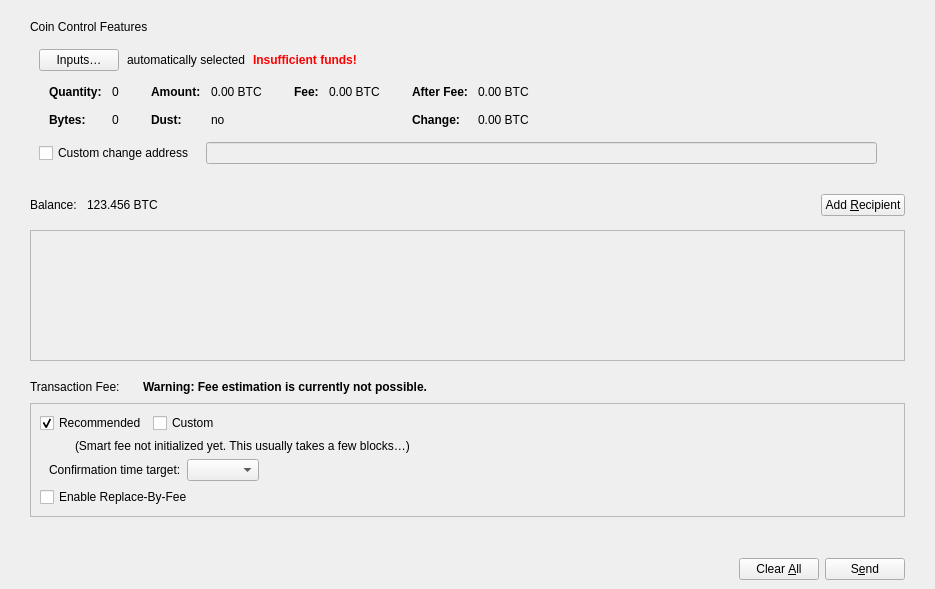
<?xml version="1.0" encoding="UTF-8"?>
<ui version="4.0">
 <class>SendCoinsDialog</class>
 <widget class="QDialog" name="SendCoinsDialog">
  <property name="geometry">
   <rect>
    <x>0</x>
    <y>0</y>
    <width>935</width>
    <height>589</height>
   </rect>
  </property>
  <property name="windowTitle">
   <string>Send Coins</string>
  </property>
  <layout class="QVBoxLayout" name="verticalLayout_6">
   <property name="leftMargin">
    <number>0</number>
   </property>
   <property name="rightMargin">
    <number>0</number>
   </property>
   <property name="bottomMargin">
    <number>0</number>
   </property>
   <item>
    <layout class="QVBoxLayout" name="verticalLayout_11">
     <property name="leftMargin">
      <number>30</number>
     </property>
     <property name="topMargin">
      <number>9</number>
     </property>
     <property name="rightMargin">
      <number>30</number>
     </property>
     <item>
      <widget class="QWidget" name="coinControlWidget" native="true">
       <layout class="QVBoxLayout" name="verticalLayout_9">
        <property name="leftMargin">
         <number>0</number>
        </property>
        <property name="topMargin">
         <number>0</number>
        </property>
        <property name="rightMargin">
         <number>0</number>
        </property>
        <property name="bottomMargin">
         <number>0</number>
        </property>
        <item>
         <widget class="QLabel" name="label_2">
          <property name="text">
           <string>Coin Control Features</string>
          </property>
         </widget>
        </item>
        <item>
         <widget class="QWidget" name="coinControlContentsWidget" native="true">
          <layout class="QVBoxLayout" name="verticalLayout_8">
           <property name="bottomMargin">
            <number>6</number>
           </property>
           <item>
            <layout class="QVBoxLayout" name="verticalLayoutCoinControl" stretch="0,0,0,1">
             <property name="spacing">
              <number>0</number>
             </property>
             <item>
              <layout class="QHBoxLayout" name="horizontalLayoutCoinControl2" stretch="0,0,0,0">
               <property name="spacing">
                <number>8</number>
               </property>
               <property name="bottomMargin">
                <number>10</number>
               </property>
               <item>
                <widget class="QPushButton" name="pushButtonCoinControl">
                 <property name="styleSheet">
                  <string notr="true"/>
                 </property>
                 <property name="text">
                  <string>Inputs…</string>
                 </property>
                 <property name="autoDefault">
                  <bool>false</bool>
                 </property>
                </widget>
               </item>
               <item>
                <widget class="QLabel" name="labelCoinControlAutomaticallySelected">
                 <property name="text">
                  <string>automatically selected</string>
                 </property>
                 <property name="margin">
                  <number>5</number>
                 </property>
                </widget>
               </item>
               <item>
                <widget class="QLabel" name="labelCoinControlInsuffFunds">
                 <property name="font">
                  <font>
                   <weight>75</weight>
                   <bold>true</bold>
                  </font>
                 </property>
                 <property name="styleSheet">
                  <string notr="true">color:red;font-weight:bold;</string>
                 </property>
                 <property name="text">
                  <string>Insufficient funds!</string>
                 </property>
                 <property name="margin">
                  <number>5</number>
                 </property>
                </widget>
               </item>
               <item>
                <spacer name="horizontalSpacerCoinControl">
                 <property name="orientation">
                  <enum>Qt::Horizontal</enum>
                 </property>
                 <property name="sizeHint" stdset="0">
                  <size>
                   <width>40</width>
                   <height>1</height>
                  </size>
                 </property>
                </spacer>
               </item>
              </layout>
             </item>
             <item>
              <widget class="QWidget" name="widgetCoinControl" native="true">
               <property name="sizePolicy">
                <sizepolicy hsizetype="Preferred" vsizetype="Preferred">
                 <horstretch>0</horstretch>
                 <verstretch>0</verstretch>
                </sizepolicy>
               </property>
               <property name="minimumSize">
                <size>
                 <width>0</width>
                 <height>0</height>
                </size>
               </property>
               <property name="styleSheet">
                <string notr="true"/>
               </property>
               <layout class="QHBoxLayout" name="horizontalLayoutCoinControl5">
                <property name="leftMargin">
                 <number>0</number>
                </property>
                <property name="topMargin">
                 <number>0</number>
                </property>
                <property name="rightMargin">
                 <number>0</number>
                </property>
                <property name="bottomMargin">
                 <number>0</number>
                </property>
                <item>
                 <layout class="QHBoxLayout" name="horizontalLayoutCoinControl3" stretch="0,0,0,1">
                  <property name="spacing">
                   <number>20</number>
                  </property>
                  <property name="topMargin">
                   <number>0</number>
                  </property>
                  <property name="bottomMargin">
                   <number>10</number>
                  </property>
                  <item>
                   <layout class="QFormLayout" name="formLayoutCoinControl1">
                    <property name="horizontalSpacing">
                     <number>10</number>
                    </property>
                    <property name="verticalSpacing">
                     <number>14</number>
                    </property>
                    <property name="leftMargin">
                     <number>10</number>
                    </property>
                    <property name="topMargin">
                     <number>4</number>
                    </property>
                    <property name="rightMargin">
                     <number>6</number>
                    </property>
                    <item row="0" column="0">
                     <widget class="QLabel" name="labelCoinControlQuantityText">
                      <property name="font">
                       <font>
                        <weight>75</weight>
                        <bold>true</bold>
                       </font>
                      </property>
                      <property name="text">
                       <string>Quantity:</string>
                      </property>
                      <property name="margin">
                       <number>0</number>
                      </property>
                     </widget>
                    </item>
                    <item row="0" column="1">
                     <widget class="QLabel" name="labelCoinControlQuantity">
                      <property name="cursor">
                       <cursorShape>IBeamCursor</cursorShape>
                      </property>
                      <property name="contextMenuPolicy">
                       <enum>Qt::ActionsContextMenu</enum>
                      </property>
                      <property name="text">
                       <string notr="true">0</string>
                      </property>
                      <property name="margin">
                       <number>0</number>
                      </property>
                      <property name="textInteractionFlags">
                       <set>Qt::LinksAccessibleByMouse|Qt::TextSelectableByMouse</set>
                      </property>
                     </widget>
                    </item>
                    <item row="1" column="0">
                     <widget class="QLabel" name="labelCoinControlBytesText">
                      <property name="font">
                       <font>
                        <weight>75</weight>
                        <bold>true</bold>
                       </font>
                      </property>
                      <property name="text">
                       <string>Bytes:</string>
                      </property>
                     </widget>
                    </item>
                    <item row="1" column="1">
                     <widget class="QLabel" name="labelCoinControlBytes">
                      <property name="cursor">
                       <cursorShape>IBeamCursor</cursorShape>
                      </property>
                      <property name="contextMenuPolicy">
                       <enum>Qt::ActionsContextMenu</enum>
                      </property>
                      <property name="text">
                       <string notr="true">0</string>
                      </property>
                      <property name="textInteractionFlags">
                       <set>Qt::LinksAccessibleByMouse|Qt::TextSelectableByMouse</set>
                      </property>
                     </widget>
                    </item>
                   </layout>
                  </item>
                  <item>
                   <layout class="QFormLayout" name="formLayoutCoinControl2">
                    <property name="horizontalSpacing">
                     <number>10</number>
                    </property>
                    <property name="verticalSpacing">
                     <number>14</number>
                    </property>
                    <property name="leftMargin">
                     <number>6</number>
                    </property>
                    <property name="topMargin">
                     <number>4</number>
                    </property>
                    <property name="rightMargin">
                     <number>6</number>
                    </property>
                    <item row="0" column="0">
                     <widget class="QLabel" name="labelCoinControlAmountText">
                      <property name="font">
                       <font>
                        <weight>75</weight>
                        <bold>true</bold>
                       </font>
                      </property>
                      <property name="text">
                       <string>Amount:</string>
                      </property>
                      <property name="margin">
                       <number>0</number>
                      </property>
                     </widget>
                    </item>
                    <item row="0" column="1">
                     <widget class="QLabel" name="labelCoinControlAmount">
                      <property name="cursor">
                       <cursorShape>IBeamCursor</cursorShape>
                      </property>
                      <property name="contextMenuPolicy">
                       <enum>Qt::ActionsContextMenu</enum>
                      </property>
                      <property name="text">
                       <string notr="true">0.00 BTC</string>
                      </property>
                      <property name="textInteractionFlags">
                       <set>Qt::LinksAccessibleByMouse|Qt::TextSelectableByMouse</set>
                      </property>
                     </widget>
                    </item>
                    <item row="1" column="0">
                     <widget class="QLabel" name="labelCoinControlLowOutputText">
                      <property name="font">
                       <font>
                        <weight>75</weight>
                        <bold>true</bold>
                       </font>
                      </property>
                      <property name="text">
                       <string>Dust:</string>
                      </property>
                     </widget>
                    </item>
                    <item row="1" column="1">
                     <widget class="QLabel" name="labelCoinControlLowOutput">
                      <property name="cursor">
                       <cursorShape>IBeamCursor</cursorShape>
                      </property>
                      <property name="contextMenuPolicy">
                       <enum>Qt::ActionsContextMenu</enum>
                      </property>
                      <property name="text">
                       <string notr="true">no</string>
                      </property>
                      <property name="textInteractionFlags">
                       <set>Qt::LinksAccessibleByMouse|Qt::TextSelectableByMouse</set>
                      </property>
                     </widget>
                    </item>
                   </layout>
                  </item>
                  <item>
                   <layout class="QFormLayout" name="formLayoutCoinControl3">
                    <property name="horizontalSpacing">
                     <number>10</number>
                    </property>
                    <property name="verticalSpacing">
                     <number>14</number>
                    </property>
                    <property name="leftMargin">
                     <number>6</number>
                    </property>
                    <property name="topMargin">
                     <number>4</number>
                    </property>
                    <property name="rightMargin">
                     <number>6</number>
                    </property>
                    <item row="0" column="0">
                     <widget class="QLabel" name="labelCoinControlFeeText">
                      <property name="font">
                       <font>
                        <weight>75</weight>
                        <bold>true</bold>
                       </font>
                      </property>
                      <property name="text">
                       <string>Fee:</string>
                      </property>
                      <property name="margin">
                       <number>0</number>
                      </property>
                     </widget>
                    </item>
                    <item row="0" column="1">
                     <widget class="QLabel" name="labelCoinControlFee">
                      <property name="cursor">
                       <cursorShape>IBeamCursor</cursorShape>
                      </property>
                      <property name="contextMenuPolicy">
                       <enum>Qt::ActionsContextMenu</enum>
                      </property>
                      <property name="text">
                       <string notr="true">0.00 BTC</string>
                      </property>
                      <property name="textInteractionFlags">
                       <set>Qt::LinksAccessibleByMouse|Qt::TextSelectableByMouse</set>
                      </property>
                     </widget>
                    </item>
                   </layout>
                  </item>
                  <item>
                   <layout class="QFormLayout" name="formLayoutCoinControl4">
                    <property name="horizontalSpacing">
                     <number>10</number>
                    </property>
                    <property name="verticalSpacing">
                     <number>14</number>
                    </property>
                    <property name="leftMargin">
                     <number>6</number>
                    </property>
                    <property name="topMargin">
                     <number>4</number>
                    </property>
                    <property name="rightMargin">
                     <number>6</number>
                    </property>
                    <item row="0" column="0">
                     <widget class="QLabel" name="labelCoinControlAfterFeeText">
                      <property name="font">
                       <font>
                        <weight>75</weight>
                        <bold>true</bold>
                       </font>
                      </property>
                      <property name="text">
                       <string>After Fee:</string>
                      </property>
                      <property name="margin">
                       <number>0</number>
                      </property>
                     </widget>
                    </item>
                    <item row="0" column="1">
                     <widget class="QLabel" name="labelCoinControlAfterFee">
                      <property name="cursor">
                       <cursorShape>IBeamCursor</cursorShape>
                      </property>
                      <property name="contextMenuPolicy">
                       <enum>Qt::ActionsContextMenu</enum>
                      </property>
                      <property name="text">
                       <string notr="true">0.00 BTC</string>
                      </property>
                      <property name="textInteractionFlags">
                       <set>Qt::LinksAccessibleByMouse|Qt::TextSelectableByMouse</set>
                      </property>
                     </widget>
                    </item>
                    <item row="1" column="0">
                     <widget class="QLabel" name="labelCoinControlChangeText">
                      <property name="font">
                       <font>
                        <weight>75</weight>
                        <bold>true</bold>
                       </font>
                      </property>
                      <property name="text">
                       <string>Change:</string>
                      </property>
                     </widget>
                    </item>
                    <item row="1" column="1">
                     <widget class="QLabel" name="labelCoinControlChange">
                      <property name="cursor">
                       <cursorShape>IBeamCursor</cursorShape>
                      </property>
                      <property name="contextMenuPolicy">
                       <enum>Qt::ActionsContextMenu</enum>
                      </property>
                      <property name="text">
                       <string notr="true">0.00 BTC</string>
                      </property>
                      <property name="textInteractionFlags">
                       <set>Qt::LinksAccessibleByMouse|Qt::TextSelectableByMouse</set>
                      </property>
                     </widget>
                    </item>
                   </layout>
                  </item>
                 </layout>
                </item>
               </layout>
              </widget>
             </item>
             <item>
              <layout class="QHBoxLayout" name="horizontalLayoutCoinControl4" stretch="0,0,0">
               <property name="spacing">
                <number>12</number>
               </property>
               <property name="sizeConstraint">
                <enum>QLayout::SetDefaultConstraint</enum>
               </property>
               <property name="topMargin">
                <number>5</number>
               </property>
               <property name="rightMargin">
                <number>0</number>
               </property>
               <item>
                <widget class="QCheckBox" name="checkBoxCoinControlChange">
                 <property name="toolTip">
                  <string>If this is activated, but the change address is empty or invalid, change will be sent to a newly generated address.</string>
                 </property>
                 <property name="text">
                  <string>Custom change address</string>
                 </property>
                </widget>
               </item>
               <item>
                <widget class="QValidatedLineEdit" name="lineEditCoinControlChange">
                 <property name="enabled">
                  <bool>false</bool>
                 </property>
                 <property name="sizePolicy">
                  <sizepolicy hsizetype="Expanding" vsizetype="Fixed">
                   <horstretch>0</horstretch>
                   <verstretch>0</verstretch>
                  </sizepolicy>
                 </property>
                </widget>
               </item>
               <item>
                <widget class="QLabel" name="labelCoinControlChangeLabel">
                 <property name="sizePolicy">
                  <sizepolicy hsizetype="Preferred" vsizetype="Expanding">
                   <horstretch>0</horstretch>
                   <verstretch>0</verstretch>
                  </sizepolicy>
                 </property>
                 <property name="minimumSize">
                  <size>
                   <width>0</width>
                   <height>0</height>
                  </size>
                 </property>
                 <property name="text">
                  <string/>
                 </property>
                 <property name="margin">
                  <number>3</number>
                 </property>
                </widget>
               </item>
              </layout>
             </item>
             <item>
              <spacer name="verticalSpacerCoinControl">
               <property name="orientation">
                <enum>Qt::Vertical</enum>
               </property>
               <property name="sizeHint" stdset="0">
                <size>
                 <width>800</width>
                 <height>1</height>
                </size>
               </property>
              </spacer>
             </item>
            </layout>
           </item>
          </layout>
         </widget>
        </item>
       </layout>
      </widget>
     </item>
    </layout>
   </item>
   <item>
    <widget class="QWidget" name="widgetRecipients" native="true">
     <property name="sizePolicy">
      <sizepolicy hsizetype="Preferred" vsizetype="Preferred">
       <horstretch>0</horstretch>
       <verstretch>1</verstretch>
      </sizepolicy>
     </property>
     <layout class="QVBoxLayout" name="verticalLayout_7">
      <property name="spacing">
       <number>0</number>
      </property>
      <property name="leftMargin">
       <number>30</number>
      </property>
      <property name="topMargin">
       <number>0</number>
      </property>
      <property name="rightMargin">
       <number>30</number>
      </property>
      <property name="bottomMargin">
       <number>0</number>
      </property>
      <item>
       <layout class="QHBoxLayout" name="horizontalLayout_4">
        <property name="topMargin">
         <number>3</number>
        </property>
        <property name="rightMargin">
         <number>0</number>
        </property>
        <property name="bottomMargin">
         <number>0</number>
        </property>
        <item>
         <widget class="QLabel" name="labelBalanceName">
          <property name="sizePolicy">
           <sizepolicy hsizetype="Preferred" vsizetype="Preferred">
            <horstretch>0</horstretch>
            <verstretch>0</verstretch>
           </sizepolicy>
          </property>
          <property name="minimumSize">
           <size>
            <width>20</width>
            <height>50</height>
           </size>
          </property>
          <property name="text">
           <string>Balance:</string>
          </property>
         </widget>
        </item>
        <item>
         <spacer name="horizontalSpacer_8">
          <property name="orientation">
           <enum>Qt::Horizontal</enum>
          </property>
          <property name="sizeType">
           <enum>QSizePolicy::Fixed</enum>
          </property>
          <property name="sizeHint" stdset="0">
           <size>
            <width>10</width>
            <height>20</height>
           </size>
          </property>
         </spacer>
        </item>
        <item>
         <widget class="QLabel" name="labelBalance">
          <property name="sizePolicy">
           <sizepolicy hsizetype="Preferred" vsizetype="Preferred">
            <horstretch>0</horstretch>
            <verstretch>0</verstretch>
           </sizepolicy>
          </property>
          <property name="minimumSize">
           <size>
            <width>20</width>
            <height>50</height>
           </size>
          </property>
          <property name="cursor">
           <cursorShape>IBeamCursor</cursorShape>
          </property>
          <property name="text">
           <string notr="true">123.456 BTC</string>
          </property>
          <property name="textInteractionFlags">
           <set>Qt::LinksAccessibleByMouse|Qt::TextSelectableByMouse</set>
          </property>
         </widget>
        </item>
        <item>
         <spacer name="horizontalSpacer_7">
          <property name="orientation">
           <enum>Qt::Horizontal</enum>
          </property>
          <property name="sizeHint" stdset="0">
           <size>
            <width>40</width>
            <height>20</height>
           </size>
          </property>
         </spacer>
        </item>
        <item>
         <widget class="YodyPushButton" name="addButton">
          <property name="toolTip">
           <string>Send to multiple recipients at once</string>
          </property>
          <property name="text">
           <string>Add &amp;Recipient</string>
          </property>
          <property name="icon">
           <iconset>
            <normaloff>:/icons/add_recipient</normaloff>:/icons/add_recipient</iconset>
          </property>
          <property name="autoDefault">
           <bool>false</bool>
          </property>
         </widget>
        </item>
       </layout>
      </item>
      <item>
       <widget class="QScrollArea" name="scrollArea">
        <property name="widgetResizable">
         <bool>true</bool>
        </property>
        <widget class="QWidget" name="scrollAreaWidgetContents">
         <property name="geometry">
          <rect>
           <x>0</x>
           <y>0</y>
           <width>873</width>
           <height>68</height>
          </rect>
         </property>
         <layout class="QVBoxLayout" name="verticalLayout_2" stretch="0,1">
          <property name="leftMargin">
           <number>0</number>
          </property>
          <property name="topMargin">
           <number>0</number>
          </property>
          <property name="rightMargin">
           <number>0</number>
          </property>
          <property name="bottomMargin">
           <number>0</number>
          </property>
          <item>
           <layout class="QVBoxLayout" name="entries">
            <property name="spacing">
             <number>6</number>
            </property>
           </layout>
          </item>
          <item>
           <spacer name="verticalSpacer">
            <property name="orientation">
             <enum>Qt::Vertical</enum>
            </property>
            <property name="sizeHint" stdset="0">
             <size>
              <width>20</width>
              <height>0</height>
             </size>
            </property>
           </spacer>
          </item>
         </layout>
        </widget>
       </widget>
      </item>
     </layout>
    </widget>
   </item>
   <item>
    <spacer name="verticalSpacer_2">
     <property name="orientation">
      <enum>Qt::Vertical</enum>
     </property>
     <property name="sizeType">
      <enum>QSizePolicy::Fixed</enum>
     </property>
     <property name="sizeHint" stdset="0">
      <size>
       <width>20</width>
       <height>10</height>
      </size>
     </property>
    </spacer>
   </item>
   <item>
    <layout class="QVBoxLayout" name="verticalLayout_10">
     <property name="leftMargin">
      <number>30</number>
     </property>
     <property name="rightMargin">
      <number>30</number>
     </property>
     <property name="bottomMargin">
      <number>20</number>
     </property>
     <item>
      <layout class="QHBoxLayout" name="horizontalLayoutFee1">
       <property name="bottomMargin">
        <number>0</number>
       </property>
       <item>
        <layout class="QVBoxLayout" name="verticalLayoutFee7">
         <property name="spacing">
          <number>0</number>
         </property>
         <item>
          <layout class="QHBoxLayout" name="horizontalLayoutSmartFee">
           <property name="spacing">
            <number>10</number>
           </property>
           <item>
            <widget class="QLabel" name="labelFeeHeadline">
             <property name="sizePolicy">
              <sizepolicy hsizetype="Preferred" vsizetype="Maximum">
               <horstretch>0</horstretch>
               <verstretch>0</verstretch>
              </sizepolicy>
             </property>
             <property name="font">
              <font>
               <weight>50</weight>
               <bold>false</bold>
              </font>
             </property>
             <property name="text">
              <string>Transaction Fee:</string>
             </property>
            </widget>
           </item>
           <item>
            <widget class="QLabel" name="labelFeeMinimized">
             <property name="text">
              <string/>
             </property>
            </widget>
           </item>
          </layout>
         </item>
        </layout>
       </item>
       <item>
        <widget class="QLabel" name="fallbackFeeWarningLabel">
         <property name="font">
          <font>
           <weight>75</weight>
           <bold>true</bold>
          </font>
         </property>
         <property name="toolTip">
          <string>Using the fallbackfee can result in sending a transaction that will take several hours or days (or never) to confirm. Consider choosing your fee manually or wait until you have validated the complete chain.</string>
         </property>
         <property name="text">
          <string>Warning: Fee estimation is currently not possible.</string>
         </property>
         <property name="wordWrap">
          <bool>false</bool>
         </property>
        </widget>
       </item>
       <item>
        <spacer name="horizontalSpacer_4">
         <property name="orientation">
          <enum>Qt::Horizontal</enum>
         </property>
         <property name="sizeType">
          <enum>QSizePolicy::MinimumExpanding</enum>
         </property>
         <property name="sizeHint" stdset="0">
          <size>
           <width>40</width>
           <height>20</height>
          </size>
         </property>
        </spacer>
       </item>
      </layout>
     </item>
     <item>
      <widget class="QFrame" name="frameFee">
       <property name="sizePolicy">
        <sizepolicy hsizetype="Expanding" vsizetype="Expanding">
         <horstretch>0</horstretch>
         <verstretch>0</verstretch>
        </sizepolicy>
       </property>
       <property name="maximumSize">
        <size>
         <width>16777215</width>
         <height>16777215</height>
        </size>
       </property>
       <property name="frameShape">
        <enum>QFrame::StyledPanel</enum>
       </property>
       <property name="frameShadow">
        <enum>QFrame::Sunken</enum>
       </property>
       <layout class="QVBoxLayout" name="verticalLayout_5">
        <item>
         <layout class="QHBoxLayout" name="horizontalLayout_3">
          <item>
           <widget class="QCheckBox" name="radioSmartFee">
            <property name="text">
             <string>Recommended</string>
            </property>
            <property name="checked">
             <bool>true</bool>
            </property>
            <attribute name="buttonGroup">
             <string notr="true">groupFee</string>
            </attribute>
           </widget>
          </item>
          <item>
           <widget class="QCheckBox" name="radioCustomFee">
            <property name="text">
             <string>Custom</string>
            </property>
            <attribute name="buttonGroup">
             <string notr="true">groupFee</string>
            </attribute>
           </widget>
          </item>
          <item>
           <spacer name="horizontalSpacer_3">
            <property name="orientation">
             <enum>Qt::Horizontal</enum>
            </property>
            <property name="sizeHint" stdset="0">
             <size>
              <width>40</width>
              <height>20</height>
             </size>
            </property>
           </spacer>
          </item>
         </layout>
        </item>
        <item>
         <widget class="QFrame" name="frameFeeSelection">
          <layout class="QVBoxLayout" name="verticalLayout_4">
           <property name="leftMargin">
            <number>9</number>
           </property>
           <property name="topMargin">
            <number>0</number>
           </property>
           <property name="rightMargin">
            <number>0</number>
           </property>
           <property name="bottomMargin">
            <number>0</number>
           </property>
           <item>
            <widget class="QStackedWidget" name="stackedFeeTypes">
             <property name="currentIndex">
              <number>0</number>
             </property>
             <widget class="QWidget" name="page">
              <layout class="QVBoxLayout" name="verticalLayout_3">
               <property name="leftMargin">
                <number>0</number>
               </property>
               <property name="topMargin">
                <number>0</number>
               </property>
               <property name="rightMargin">
                <number>0</number>
               </property>
               <property name="bottomMargin">
                <number>0</number>
               </property>
               <item>
                <layout class="QHBoxLayout" name="horizontalLayoutFee12">
                 <item>
                  <widget class="QLabel" name="labelSmartFee">
                   <property name="text">
                    <string/>
                   </property>
                   <property name="margin">
                    <number>2</number>
                   </property>
                  </widget>
                 </item>
                 <item>
                  <widget class="QLabel" name="labelFeeEstimation">
                   <property name="text">
                    <string/>
                   </property>
                  </widget>
                 </item>
                 <item>
                  <widget class="QLabel" name="labelSmartFee2">
                   <property name="text">
                    <string>(Smart fee not initialized yet. This usually takes a few blocks…)</string>
                   </property>
                   <property name="margin">
                    <number>2</number>
                   </property>
                  </widget>
                 </item>
                 <item>
                  <spacer name="horizontalSpacer_5">
                   <property name="orientation">
                    <enum>Qt::Horizontal</enum>
                   </property>
                   <property name="sizeHint" stdset="0">
                    <size>
                     <width>1</width>
                     <height>1</height>
                    </size>
                   </property>
                  </spacer>
                 </item>
                </layout>
               </item>
               <item>
                <layout class="QHBoxLayout" name="horizontalLayoutFee9">
                 <item>
                  <layout class="QVBoxLayout" name="verticalLayoutFee6">
                   <item>
                    <widget class="QLabel" name="labelSmartFee3">
                     <property name="text">
                      <string>Confirmation time target:</string>
                     </property>
                     <property name="margin">
                      <number>2</number>
                     </property>
                    </widget>
                   </item>
                  </layout>
                 </item>
                 <item>
                  <layout class="QVBoxLayout" name="verticalLayoutFee5">
                   <property name="rightMargin">
                    <number>30</number>
                   </property>
                   <item>
                    <layout class="QHBoxLayout" name="horizontalLayoutConfTarget">
                     <property name="bottomMargin">
                      <number>0</number>
                     </property>
                     <item>
                      <widget class="QComboBox" name="confTargetSelector"/>
                     </item>
                     <item>
                      <spacer name="horizontalSpacerConfTarget">
                       <property name="orientation">
                        <enum>Qt::Horizontal</enum>
                       </property>
                       <property name="sizeHint" stdset="0">
                        <size>
                         <width>40</width>
                         <height>20</height>
                        </size>
                       </property>
                      </spacer>
                     </item>
                    </layout>
                   </item>
                  </layout>
                 </item>
                </layout>
               </item>
              </layout>
             </widget>
             <widget class="QWidget" name="page_2">
              <layout class="QVBoxLayout" name="verticalLayout">
               <property name="leftMargin">
                <number>0</number>
               </property>
               <property name="topMargin">
                <number>0</number>
               </property>
               <property name="rightMargin">
                <number>0</number>
               </property>
               <property name="bottomMargin">
                <number>0</number>
               </property>
               <item>
                <layout class="QHBoxLayout" name="horizontalLayoutFee13">
                 <item>
                  <widget class="QLabel" name="labelCustomPerKilobyte">
                   <property name="toolTip">
                    <string>If the custom fee is set to 1000 satoshis and the transaction is only 250 bytes, then &quot;per kilobyte&quot; only pays 250 satoshis in fee, while &quot;total at least&quot; pays 1000 satoshis. For transactions bigger than a kilobyte both pay by kilobyte.</string>
                   </property>
                   <property name="text">
                    <string>per kilobyte</string>
                   </property>
                  </widget>
                 </item>
                 <item>
                  <widget class="BitcoinAmountField" name="customFee"/>
                 </item>
                 <item>
                  <spacer name="horizontalSpacer_6">
                   <property name="orientation">
                    <enum>Qt::Horizontal</enum>
                   </property>
                   <property name="sizeHint" stdset="0">
                    <size>
                     <width>1</width>
                     <height>1</height>
                    </size>
                   </property>
                  </spacer>
                 </item>
                </layout>
               </item>
               <item>
                <layout class="QHBoxLayout" name="horizontalLayoutFee8">
                 <item>
                  <widget class="QLabel" name="labelCustomFeeWarning">
                   <property name="enabled">
                    <bool>true</bool>
                   </property>
                   <property name="toolTip">
                    <string>When there is less transaction volume than space in the blocks, miners as well as relaying nodes may enforce a minimum fee. Paying only this minimum fee is just fine, but be aware that this can result in a never confirming transaction once there is more demand for yody transactions than the network can process.</string>
                   </property>
                   <property name="text">
                    <string>A too low fee might result in a never confirming transaction (read the tooltip)</string>
                   </property>
                  </widget>
                 </item>
                 <item>
                  <spacer name="horizontalSpacer_2">
                   <property name="orientation">
                    <enum>Qt::Horizontal</enum>
                   </property>
                   <property name="sizeHint" stdset="0">
                    <size>
                     <width>1</width>
                     <height>1</height>
                    </size>
                   </property>
                  </spacer>
                 </item>
                </layout>
               </item>
              </layout>
             </widget>
            </widget>
           </item>
          </layout>
         </widget>
        </item>
        <item>
         <widget class="QCheckBox" name="optInRBF">
          <property name="toolTip">
           <string>With Replace-By-Fee (BIP-125) you can increase a transaction's fee after it is sent. Without this, a higher fee may be recommended to compensate for increased transaction delay risk.</string>
          </property>
          <property name="text">
           <string>Enable Replace-By-Fee</string>
          </property>
         </widget>
        </item>
       </layout>
      </widget>
     </item>
    </layout>
   </item>
   <item>
    <widget class="QWidget" name="buttonsContainerWhite" native="true">
     <layout class="QHBoxLayout" name="horizontalLayout_2">
      <property name="leftMargin">
       <number>30</number>
      </property>
      <property name="topMargin">
       <number>15</number>
      </property>
      <property name="rightMargin">
       <number>30</number>
      </property>
      <item>
       <spacer name="horizontalSpacer">
        <property name="orientation">
         <enum>Qt::Horizontal</enum>
        </property>
        <property name="sizeHint" stdset="0">
         <size>
          <width>40</width>
          <height>20</height>
         </size>
        </property>
       </spacer>
      </item>
      <item>
       <widget class="QPushButton" name="clearButton">
        <property name="sizePolicy">
         <sizepolicy hsizetype="Minimum" vsizetype="Fixed">
          <horstretch>0</horstretch>
          <verstretch>0</verstretch>
         </sizepolicy>
        </property>
        <property name="toolTip">
         <string>Clear all fields of the form.</string>
        </property>
        <property name="text">
         <string>Clear &amp;All</string>
        </property>
        <property name="autoDefault">
         <bool>false</bool>
        </property>
       </widget>
      </item>
      <item>
       <widget class="QPushButton" name="sendButton">
        <property name="toolTip">
         <string>Confirm the send action</string>
        </property>
        <property name="text">
         <string>S&amp;end</string>
        </property>
        <property name="autoDefault">
         <bool>false</bool>
        </property>
        <property name="default">
         <bool>false</bool>
        </property>
       </widget>
      </item>
     </layout>
    </widget>
   </item>
  </layout>
 </widget>
 <customwidgets>
  <customwidget>
   <class>QValidatedLineEdit</class>
   <extends>QLineEdit</extends>
   <header>qt/qvalidatedlineedit.h</header>
  </customwidget>
  <customwidget>
   <class>BitcoinAmountField</class>
   <extends>QLineEdit</extends>
   <header>qt/bitcoinamountfield.h</header>
   <container>1</container>
  </customwidget>
  <customwidget>
   <class>YodyPushButton</class>
   <extends>QPushButton</extends>
   <header>qt/yodypushbutton.h</header>
  </customwidget>
 </customwidgets>
 <resources>
  <include location="../bitcoin.qrc"/>
 </resources>
 <connections/>
 <buttongroups>
  <buttongroup name="groupFee"/>
 </buttongroups>
</ui>
